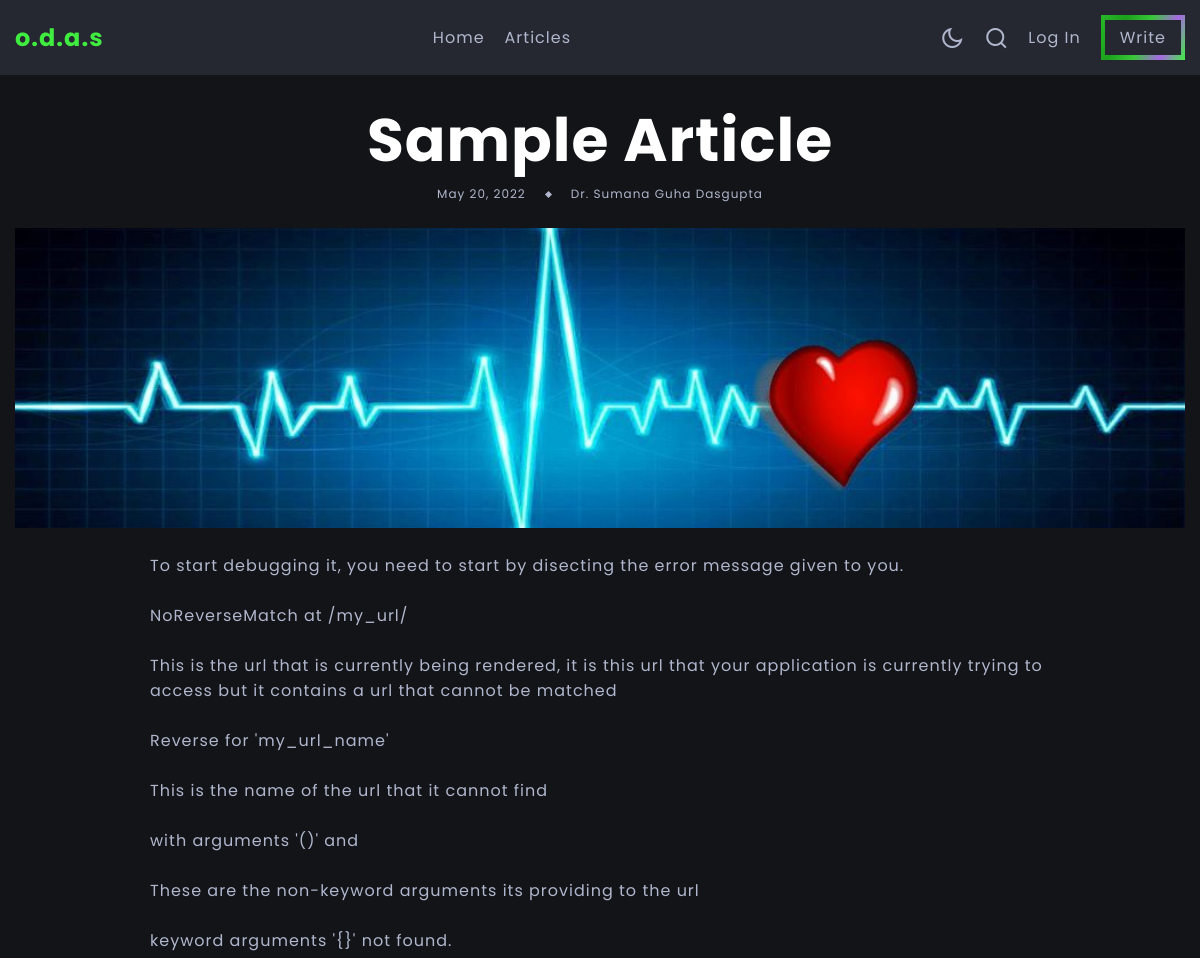
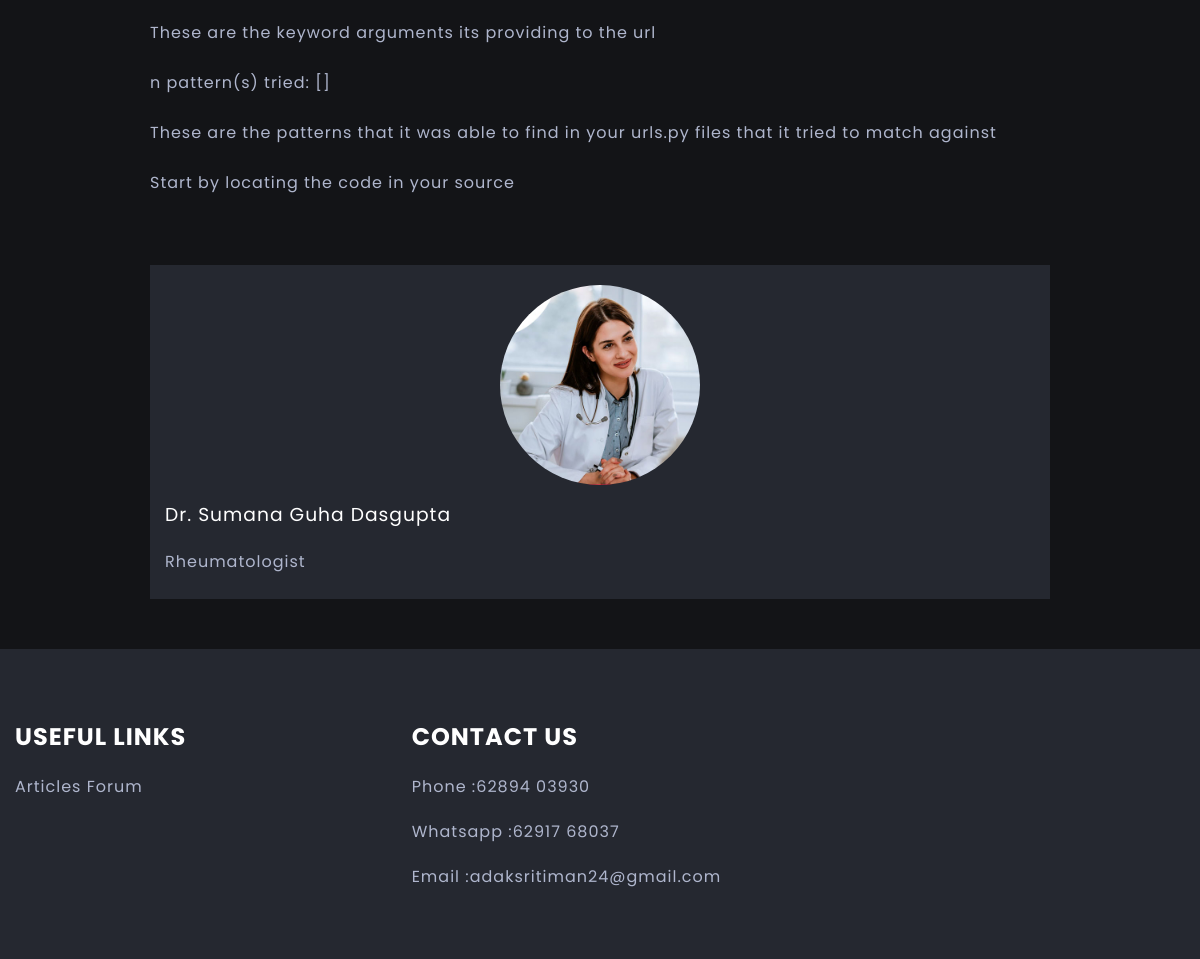
Screenshot of /articles/read/1 with the database file from the repository (2 pictures, top to bottom).
### article/models.py (models this page shows, shortened)
class Article(models.Model):
    author = models.ForeignKey(Doctor, on_delete=models.CASCADE)
    title=models.CharField(max_length=100)
    upload_date=models.DateField(auto_now_add=True)
    image = models.ImageField(upload_to='blogs/%Y/%m/%d/', default='heart.jpg')
    blog=models.TextField(max_length=6500)

### accounts/models.py (models this page shows)
class Doctor(User):
    CHOICES = [
        ('Male','Male'),
        ('Female','Female'),
        ('Others','Others'),
    ]
    SPECIALITIES= [
        ('Podiatrist','Podiatrist'),
        ('General','General'),
        ('Pediatrician','Pediatrician'),
        ('Endocrinologist','Endocrinologist'),
        ('NeuroLogist','Neurologist'),
        ('Rheumatologist','Rheumatologist'),
        ('Alergist','Allergist'),
        ('Psychiatrist','Psychiatrist'),
    ]
    gender = models.CharField(null = False, max_length=8, choices=CHOICES)
    contact = models.CharField(max_length=12)
    dob = models.DateField()
    speciality = models.CharField(null=False, choices = SPECIALITIES, max_length=20)
    bio = models.TextField(null=True, max_length=800, blank=True)
    yoe = models.IntegerField()
    charge = models.DecimalField(decimal_places=2,max_digits=7, max_length = 10)
    paypal = models.EmailField(max_length=70, null = True, blank = True)
    img = models.ImageField(upload_to = "doctor_images/", null = True, blank = True)
    sun_start = models.TimeField(null=True, blank=True)
    sun_end = models.TimeField(null = True, blank=True)
    mon_start = models.TimeField(null = True, blank=True)
    mon_end = models.TimeField(null = True, blank=True)
    tue_start = models.TimeField(null = True, blank=True)
    tue_end = models.TimeField(null = True, blank=True)
    wed_start = models.TimeField(null = True, blank=True)
    wed_end = models.TimeField(null = True, blank=True)
    thu_start = models.TimeField(null = True, blank=True)
    thu_end = models.TimeField(null = True, blank=True)
    fri_start = models.TimeField(null = True, blank=True)
    fri_end = models.TimeField(null = True, blank=True)
    sat_start = models.TimeField(null = True, blank=True)
    sat_end = models.TimeField(null = True, blank=True)

### article/views.py (the view)
# urls.py: path('read/<int:id>', views.read, name='read_article'),
def read(request,id):
    article=Article.objects.get(pk=id)
    return render(request, 'article/blogpage.html', {'article':article})

### article/templates/article/blogpage.html (shortened to what this page needs)
{% extends 'article/base1.html' %}
{% block content %}
<section class="blog-post section-header-offset">
    <div class="blog-post-container container">
        <div class="blog-post-data">
            <h3 class="title blog-post-title">{{article.title}}</h3>
            <div class="article-data">
                <span>{{article.upload_date}}</span>
                <span class="article-data-spacer"></span>
                <span>Dr. {{article.author.first_name}} {{article.author.last_name}}</span>
            </div>
            <img src="{{article.image.url}}" alt="Couldn't load image">
        </div>
        <div class="container">
            <div>{{article.blog|linebreaksbr}}</div>
            <div class="author d-grid">
                <div class="author-image-box">
                    {% if article.author.img %}
                    <img src="{{article.author.img.url}}" alt="Couldn't load image">
                    {% endif %}
                </div>
                <div class="author-about">
                    <h3 class="author-name">Dr. {{article.author.first_name}} {{article.author.last_name}}</h3>
                    <p>{{article.author.speciality}}</p>
                </div>
            </div>
        </div>
    </div>
</section>
{% endblock content %}

### article/static/article/css/main.css (style rules this page uses)
:root { --light-color: #fff; --light-color-alt: #afb6cd; --dark-color: #131417; --dark-color-alt: #252830; --hover-color: rgb(64, 236, 64); --hover-color-alt: #fff; --transparent-light-color:rgba(255,255,255,0.05); --transparent-dark-color:rgba(0,0,0,0.75); --gradient-color: linear-gradient(115deg, rgb(40, 185, 40), rgb(28, 161, 28), rgb(56, 200, 56), #a767e5, var(--hover-color)); --font-family:'Poppins',sans-serif; --font-size-xsm:1.2rem; --font-size-sm:1.6rem; --font-size-md:2.4rem; --font-size-lg:3rem; --font-size-xl:4rem; --gap:2rem; --margin-sm:2rem; --margin-md:3rem; --item-min-height-sm:20rem; --item-min-height-md:30rem; }
* { margin: 0; padding: 0; box-sizing: border-box; }
html { font-size: 62.5%; }
body { font-family: var(--font-family); font-size: var(--font-size-sm); color: var(--light-color-alt); background-color: var(--dark-color); letter-spacing: 1px; transition: background-color .25s, color .25s; }
img { max-width: 100%; display: block; }
.container { max-width: 160rem; margin: 0 auto; padding: 0 1.5rem; }
.d-grid { display: grid; }
.section-header-offset { margin-top: 5rem; }
.article-data-spacer { width: 0.5rem; height: 0.5rem; background-color: var(--light-color-alt); transform: rotate(45deg); }
.article-data { display: flex; align-items: center; gap: var(--gap); font-size: var(--font-size-xsm); margin-bottom: 1rem; }
.title { padding-top: 2rem; color: var(--light-color); }
.blog-post { padding-bottom: 5rem; }
.blog-post-data { display: flex; flex-direction: column; align-items: center; text-align: center; padding-block: 2.5rem; }
.blog-post-title { font-size: clamp(3rem, 5vw, 6rem); }
.blog-post-data .article-data { margin-bottom: 2.5rem; }
.blog-post-data img { width: 100%; height: var(--item-min-height-sm); object-fit: cover; object-position: center ; }
.blog-post-container .container { max-width: 90rem; padding: 0; display: flex; flex-direction: column; gap: var(--gap); }
.author { margin-top: 5rem; gap: var(--gap); background-color: var(--dark-color-alt); }
.author-image-box { position: relative; height: var(--item-min-height-sm); }
.author-about { padding: 1.5rem; display: flex; flex-direction: column; gap: var(--gap); }
.author-name { color: var(--light-color); font-weight: 400; }
.author p { max-width: 50rem; margin-bottom: 1rem; }
.author-image-box img { position: absolute; width: 200px; height: 200px; border-radius: 150px; transition: transform 0.25s; transform: translateX(-50%); left: 50%; top: 10%; }
@media screen and (min-width:768px) { .blog-post-data img { height: var(--item-min-height-md); } }

### rows the page displays
Article: title "Sample Article", upload_date "May 20, 2022", author.first_name "Sumana", author.last_name "Guha Dasgupta", image (picture), blog "To start debugging it, you need to start by disecting the error message given to you. NoReverseMatch at /my_url/ This is the url that is currently being rendered, it is this url that your application is currently trying to access but it contains a url that cannot be matched Reverse for 'my_url_name' This is the name of the url that it cannot find with arguments '()' and These are the non-keyword arguments its providing to the url keyword arguments '{}' not found. These are the keyword arguments its providing to the url n pattern(s) tried: [] These are the patterns that it was able to find in your urls.py files that it tried to match against Start by locating the code in your source", author.img (picture), author.speciality "Rheumatologist"
